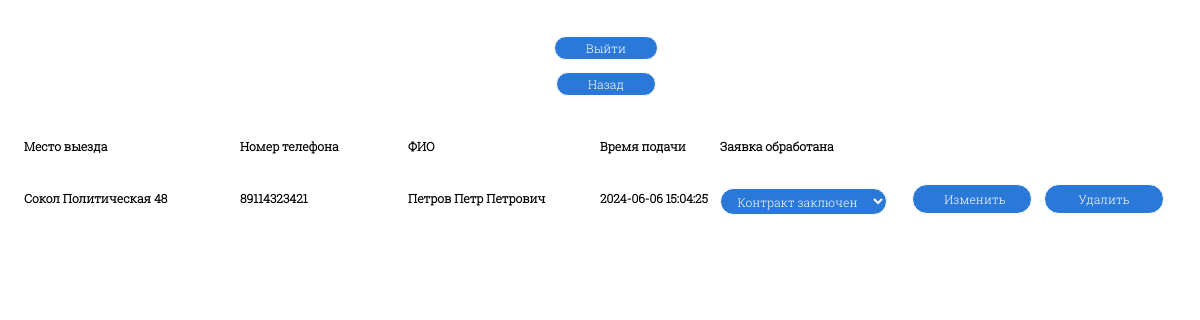
The app's page /vgtrk.sk/change_applications.php (signed in) with its own data.
### tables this page shows
CREATE TABLE `zayavki` (
  `id` int NOT NULL,
  `location` varchar(100) NOT NULL,
  `number` varchar(15) NOT NULL,
  `initials` varchar(100) NOT NULL,
  `time` timestamp NOT NULL DEFAULT CURRENT_TIMESTAMP,
  `status` varchar(20) NOT NULL DEFAULT 'Создано'
);

### vgtrk.sk/change_applications.php (the view, shortened to what this page needs)
<?php
    include_once 'connect.php';
            ?>
<!DOCTYPE html>
<html lang="ru">
    <head>
        <link rel="stylesheet" href="./style.css">
    </head>
    <body class="center_admin">
        <?php
            if(!empty($_SESSION['id'])) {
                ?>
                    <span class="out_admin">
                        <form action="" method="POST">
                            <input class="button_screen_admin_out"  class="text_admin" value="Выйти" name="out" type="submit">
                        </form>
                    </span>
                    <span class="back_admin">
                        <form action="" method="POST">
                            <input class="button_screen_admin_out"  class="text_admin" value="Назад" name="back" type="submit">
                        </form>
                    </span>
                <?php
            }
            if(!isset($_SESSION['id'])) {
                ?>
                    <span class="enter_admin text_admin">Вы не вошли в админ-панель</span>
                    <span class="enter_admin">
                        <form action="" method="POST">
                            <button class="button_screen_admin_enter" name="enter" type="submit">
                                <p class="text_admin">Войти</p>
                            </button>
                        </form>
                    </span>
                <?php
            } else {
        ?>
        <div class="screen_admin none1 none650">
            <p class="text_admin left_block margin_top_bottom">
                <span class=first_table><?php echo "Место выезда";?></span>
                <span class=second_table><?php echo "Номер телефона";?></span>
                <span class=third_table><?php echo "ФИО";?></span>
                <span class=fourth_table><?php echo "Время подачи";?></span>
                <span class=fifth_table><?php echo "Заявка обработана";?></span>
            </p>
            <br>
        </div>
        <?php $result = $mysqli-> query("SELECT * FROM `zayavki`");
            foreach($result as $rows) {?>
                <form class="form_admin" method="POST">
                <div class="screen_admin">
                    <p class="text_admin left_block">
                        <span class="first_table"><?php echo $rows['location']?></span> <span class="none1150"><br class="none1150"></span>
                        <span class="second_table"><?php echo $rows['number']?></span> <span class="none1150"><br class="none1150"></span>
                        <span class="third_table"><?php echo $rows['initials']?></span> <span class="none1150"><br class="none1150"></span>
                        <span class="fourth_table"><?php echo $rows['time']?></span> <span ><br class="none1150"></span>
                        <span class="fifth_table"><?php
                            if($rows['status'] == "Создано") {
                                ?><select name="stat" class="select_admin">
                                    <option selected disabled hidden value="none">Создано</option>
                                    <option value="Создано<?php echo $rows['id']?>" class="background_color_screen_sixth">Создано</option>
                                    <option value="Перезвонить<?php echo $rows['id']?>" class="background_color_screen_sixth">Перезвонить</option>
                                    <option value="Ожидает выезда<?php echo $rows['id']?>" class="background_color_screen_sixth">Ожидает выезда</option>
                                    <option value="Контракт заключен<?php echo $rows['id']?>" class="background_color_screen_sixth">Контракт заключен</option>
                                    <option value="Отменен<?php echo $rows['id']?>" class="background_color_screen_sixth">Отменен</option>
                                </select><?php
                            } elseif($rows['status'] == "Контракт заключен") {
                                ?><select name="stat" class="select_admin">
                                    <option selected disabled hidden value="none">Контракт заключен</option>
                                </select><?php
                            }?></span>
                        <input class="button_screen_admin"  class="text_admin" value="Изменить" name="change" type="submit">
                        <input class="button_screen_admin"  class="text_admin" value="Удалить" name="delete[<?php echo $rows['id'];?>]" type="submit">
                    </p>
                    <br>
                </div>
                </form>
            <?php
            }
            ?>
    </body>
</html>
<?php
    }
?>

### vgtrk.sk/style.css (style rules this page uses)
* { margin: 0; }
::placeholder { color: #fff; }
@media (min-width: 1150px) { .left_block { display: flex; justify-content: left; } }
@media (min-width: 1150px) { .first_table { width: 17vw; margin-top: 0.5vw; margin-right: 1vw; } }
@media (min-width: 1150px) { .second_table { width: 13vw; margin-top: 0.5vw; margin-right: 1vw; } }
@media (min-width: 1150px) { .third_table { width: 15vw; margin-top: 0.5vw; margin-right: 1vw; } }
@media (min-width: 1150px) { .fourth_table { width: 10vw; margin-top: 0.5vw; } }
@media (min-width: 1150px) { .fifth_table { width: 15vw; margin-top: 0.5vw; } }
@media (min-width: 1150px) { .screen_admin { width: 96vw; margin-left: 2vw; } }
@media (min-width: 1150px) { .text_admin { font-weight: 600; font-family: RobotoSlab; font-size: 1vw; } }
@media (min-width: 1150px) { .button_screen_admin { width: 10vw; height: 2.5vw; display: flex; justify-content: center; align-items: center; background-color: #2A79D8; padding: 0.26vw 2.60vw; font-family: RobotoSlab; font-weight: 300; font-size: 1vw; color: #ffffff; border-radius: 1.82vw; border: 0.16vw solid #fff; text-align: center; margin-left: 1vw; } }
@media (min-width: 1150px) { .out_admin { display: flex; align-items: center; flex-direction: column; margin-top: 3vw; } }
@media (min-width: 1150px) { .back_admin { display: flex; align-items: center; flex-direction: column; } }
@media (min-width: 1150px) { .button_screen_admin_out { display: flex; justify-content: center; align-items: center; background-color: #2A79D8; padding: 0.26vw 2.60vw; font-family: RobotoSlab; font-weight: 300; font-size: 1vw; color: #ffffff; border-radius: 1.82vw; border: 0.16vw solid #fff; text-align: center; margin-left: 1vw; margin-bottom: 1vw; } }
@media (min-width: 1150px) { .margin_top_bottom { margin-top: 2vw; margin-bottom: 1vw; } }
@media (min-width: 1150px) { .select_admin { padding: 0.3vw 1vw; margin-top: -0.2vw; background-color: #2A79D8; outline: none; border: 0.16vw solid #ffffff; border-radius: 1.82vw; text-align: center; font-family: RobotoSlab; font-weight: 300; font-size: 1vw; color: #ffffff; } }

### records on screen
zayavki: location "Сокол Политическая 48", number "89114323421", initials "Петров Петр Петрович", time "2024-06-06 15:04:25"
